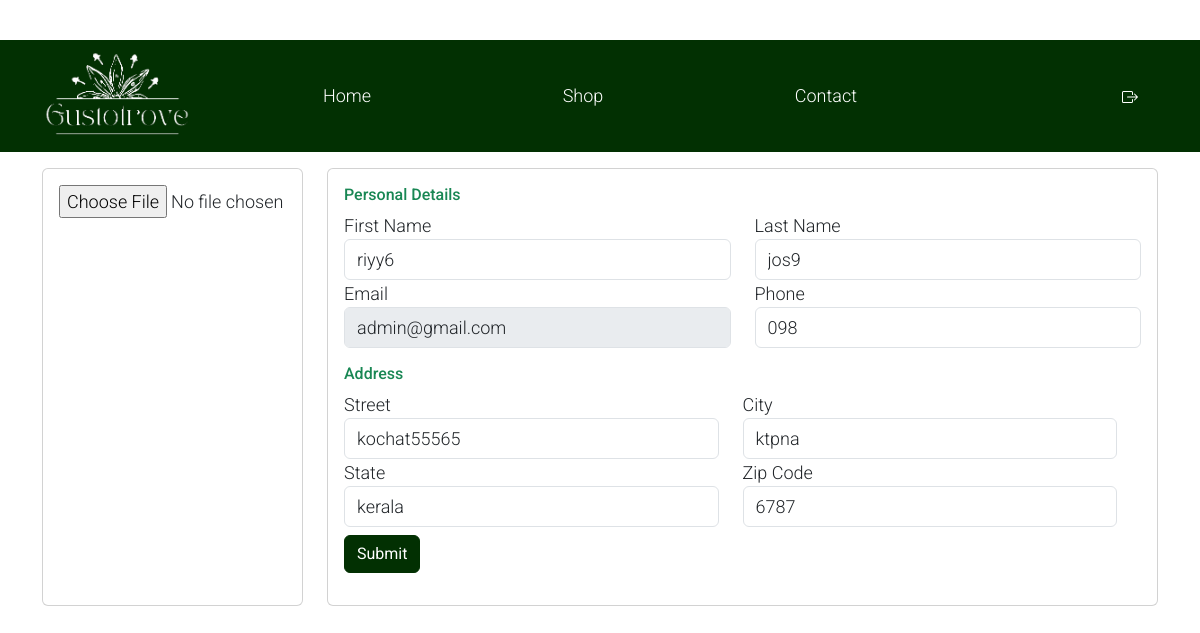
The app's page /profile_view/1 (signed in) with its own data.
### storeapp/models.py (models this page shows, shortened)
class UserProfile(models.Model):
    user = models.OneToOneField(CustomUser, on_delete=models.CASCADE)
    profile_picture = models.ImageField(default="user_avatar.jpg", blank=True, null=True)
    f_name = models.CharField(max_length=100)
    l_name = models.CharField(max_length=100)
    email = models.EmailField()
    phone = models.CharField(max_length=20)
    street = models.CharField(max_length=100)
    city = models.CharField(max_length=50)
    state = models.CharField(max_length=50)
    zip_code = models.CharField(max_length=10)

### userapp/models.py (models this page shows, shortened)
class CustomUser(AbstractUser):
    username = None
    USERNAME_FIELD  = 'email'
    name = models.CharField(max_length=100, default='')
    email = models.EmailField(unique=True)
    password = models.CharField(max_length=128)
    is_customer = models.BooleanField(default=False)
    is_seller = models.BooleanField(default=False)
    gstn = models.CharField(max_length=15, blank=True, null=True)  # GSTN field
    REQUIRED_FIELDS = []

### storeapp/views.py (the view)
# urls.py: path('profile_view/<int:user>',views.cust_profile,name='cust_profile'),
@login_required(login_url='custom_login')
def cust_profile(request,user):
    data=UserProfile.objects.filter(user_id=user)
    return render(request,'custprofile.html',{'data':data})

### template/custprofile.html (shortened to what this page needs)
{% load static %}
<!DOCTYPE html>
<html>
<head>
    <link rel="stylesheet" href="{% static 'userprof.css' %}">
    <link rel="stylesheet" href="{% static 'css/bootstrap.min.css' %}">
    <link rel="stylesheet" href="{% static 'css/templatemo.css' %}">
    <link rel="stylesheet" href="{% static '/css/custom.css' %}">
    <link rel="stylesheet" href="{% static 'css/fontawesome.min.css' %}">
    <link href="https://cdn.jsdelivr.net/npm/bootstrap@5.3.1/dist/css/bootstrap.min.css" rel="stylesheet">
</head>
<body>
 <nav class="navbar navbar-expand-lg ">
    <div class="container d-flex justify-content-between align-items-center">
        <div class="logo">
            <a class="navbar-brand" href="{% url 'index' %}">
                <img src="{% static 'img/gusto.png' %}" alt="Site Logo" class="img-fluid w-auto h-100" style="max-height: 100px;">
            </a>
        </div>
        <div class="align-self-center collapse navbar-collapse flex-fill  d-lg-flex justify-content-lg-between" id="templatemo_main_nav">
            <div class="flex-fill">
                <ul class="nav navbar-nav d-flex justify-content-between mx-lg-auto">
                    <li class="nav-item">
                        <a class="nav-link" href="{% url 'index' %}">Home</a>
                    </li>
                    <li class="nav-item">
                        <a class="nav-link" href="shop.html">Shop</a>
                    </li>
                    <li class="nav-item">
                        <a class="nav-link" href="contact.html">Contact</a>
                    </li>
                </ul>
            </div>
            <div class="navbar align-self-center d-flex">
                <a class="nav-icon d-none d-lg-inline" href="#" data-bs-toggle="modal" data-bs-target="#templatemo_search">
                    <i class="fa fa-fw fa-search text-light mr-2"></i>
                </a>
                <a class="nav-icon position-relative text-decoration-none" href="#">
                    <i class="fa fa-fw fa-cart-arrow-down text-light mr-1"></i>
                </a>
                <a class="nav-icon position-relative text-decoration-none dropdown" href="#" data-bs-toggle="dropdown">
                    <i class="fa fa-fw fa-user text-light mr-1"></i>
                </a>
                {% if user.is_authenticated %}
                <h4 class=" text-light">{{user.name}}<h4>
                    <div style="margin-left: 5px;" class="mt-2">
                        <a class="nav-icon position-relative text-decoration-none" href="{% url 'logout' %}" data-bs-toggle="tooltip" data-bs-placement="bottom" title="Logout">
                        </a>
                {% endif %}
                    </div>
            </div>
        </div>
    </div>
</nav>
    <div class="container mt-3" >
        <div class="row gutters">
            <div class="col-xl-3 col-lg-3 col-md-12 col-sm-12 col-12">
                <div class="card h-100">
                    <div class="card-body">
                        <div class="account-settings">
                            <div class="user-profile">
                                <form method="post" enctype="multipart/form-data" action="{% url 'profile' %}" id="profileform">
                                    <div class="form-group">
                                        <input type="file" class="form-control-file" id="profile_picture" name="profile_picture">
                                    </div>
                                </form>
                            </div>
                        </div>
                    </div>
                </div>
            </div>
            <div class="col-xl-9 col-lg-9 col-md-12 col-sm-12 col-12">
                <div class="card h-100">
                    <div class="card-body">
                        <form method="post" enctype="multipart/form-data" action="{% url 'profile' %}">
                            <div class="row gutters">
                                <div class="col-xl-12 col-lg-12 col-md-12 col-sm-12 col-12">
                                    <h6 class="mb-2 text-success">Personal Details</h6>
                                </div>
                                <div class="col-xl-6 col-lg-6 col-md-6 col-sm-6 col-12">
                                    {% for i in data %}
                                    <div class="form-group">
                                        <label for="fullName">First Name</label>
                                        <input type="text" class="form-control"  name="fName" id="fName" value="{{ i.f_name }}">
                                    </div>
                                </div>
                                <div class="col-xl-6 col-lg-6 col-md-6 col-sm-6 col-12">
                                    <div class="form-group">
                                        <label for="fullName">Last Name</label>
                                        <input type="text" class="form-control"  name="sName"id="sName"  value="{{ i.l_name }}">
                                    </div>
                                </div>
                                <div class="col-xl-6 col-lg-6 col-md-6 col-sm-6 col-12">
                                    <div class="form-group">
                                        <label for="eMail">Email</label>
                                        <input type="email" class="form-control" name="email"id="eMail" disabled value="{{user.email}}"  value="{{ user_profile.email }}">
                                    </div>
                                </div>
                                <div class="col-xl-6 col-lg-6 col-md-6 col-sm-6 col-12">
                                    <div class="form-group">
                                        <label for="phone">Phone</label>
                                        <input type="text" class="form-control" id="phone" name="phone" value="{{ i.phone }}">
                                    </div>
                                </div>
                            <div class="row gutters">
                                <div class="col-xl-12 col-lg-12 col-md-12 col-sm-12 col-12">
                                    <h6 class="mt-3 mb-2 text-success">Address</h6>
                                </div>
                                <div class="col-xl-6 col-lg-6 col-md-6 col-sm-6 col-12">
                                    <div class="form-group">
                                        <label for="Street">Street</label>
                                        <input type="name" name="street"class="form-control" id="Street" value="{{ i.street }}">
                                    </div>
                                </div>
                                <div class="col-xl-6 col-lg-6 col-md-6 col-sm-6 col-12">
                                    <div class="form-group">
                                        <label for="ciTy">City</label>
                                        <input type="name"name="city" class="form-control" id="ciTy" value="{{ i.city }}">
                                    </div>
                                </div>
                                <div class="col-xl-6 col-lg-6 col-md-6 col-sm-6 col-12">
                                    <div class="form-group">
                                        <label for="sTate">State</label>
                                        <input type="text" name="state"class="form-control" id="sTate" value="{{ i.state }}">
                                    </div>
                                </div>
                                <div class="col-xl-6 col-lg-6 col-md-6 col-sm-6 col-12">
                                    <div class="form-group">
                                        <label for="zIp">Zip Code</label>
                                        <input type="text" class="form-control" name="zip_code" id="zIp" value="{{ i.zip_code }}">
                                    </div>
                                </div>
                            </div>
                            </div>
                            <div class="row gutters">
                                <div class="col-xl-12 col-lg-12 col-md-12 col-sm-12 col-12">
                                    <div class="text-right">
                                        <button type="submit" name="action" value="submit" class="btn btn-success mt-2">Submit</button>
                                    </div>
                                </div>
                            </div>
                        </form>
                        {% endfor %}
                    </div>
                </div>
            </div>
        </div>
    </div>
</body>
</html>

### static/css/userprof.css (style rules this page uses)
body { margin: 0; padding-top: 40px; color: #2e323c; background: #f5f6fa; position: relative; height: 100%; }
.account-settings .user-profile { margin: 0 0 1rem 0; padding-bottom: 1rem; text-align: center; }
.form-control { border: 1px solid #cfd1d8; -webkit-border-radius: 2px; -moz-border-radius: 2px; border-radius: 2px; font-size: .825rem; background: #ffffff; color: #2e323c; }
.card { background: #ffffff; -webkit-border-radius: 5px; -moz-border-radius: 5px; border-radius: 5px; border: 0; margin-bottom: 1rem; }

### static/css/templatemo.css (style rules this page uses)
body, ul, li, p, a, label, input, div { font-family: 'Roboto', sans-serif; font-size: 18px !important; font-weight: 300 !important; }
.logo { font-weight: 500 !important; }
.text-success { color: rgb(2, 48, 2)e !important; }
.text-light { color: #cfd6e1 !important; }
.btn-success { background-color: rgb(2, 48, 2)!important; border-color:rgb(2, 48, 2) !important; }
.navbar { background-color: rgb(2, 48, 2); }
#templatemo_main_nav a { color: #fff; }
#templatemo_main_nav .navbar .nav-icon { margin-right: 20px; }
.fa-search { color: white; }
.form-control { border: 1px solid #e8e8e8; }
@media (min-width: 768px) { #templatemo_main_nav .navbar-nav { max-width: 450px; } }
@media (min-width: 992px) { #templatemo_main_nav .navbar-nav { max-width: 550px; } }
.nav-icon { position: relative; display: inline-block; }

### records on screen
UserProfile: fName "riyy6", sName "jos9", phone "098", street "kochat55565", city "ktpna", state "kerala", zip_code "6787"
CustomUser: email "admin@gmail.com"
